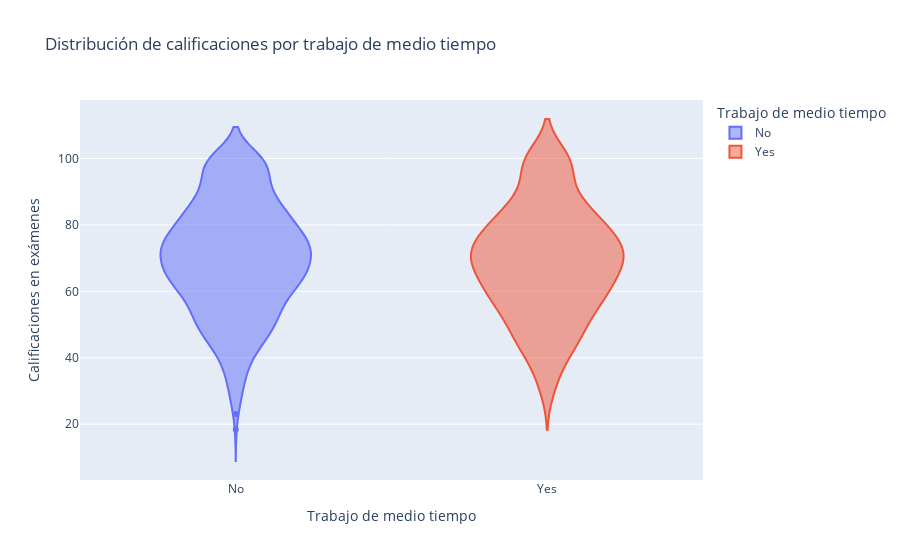

Notebook code cell kept with this figure:
### Markdown cell above
#### <b> Conclusiones: </b> el género tampoco es significativo a la hora de comparar las calificaciones en los examenes. De hecho vemos claramente en esta gráfica que se reparte prácticamente a partes iguales.

### Code cell
# Compara calificaciones por trabajo de medio tiempo

fig = px.violin(
    df,
    x='part_time_job',
    y='exam_score',
    color='part_time_job',
    title='Distribución de calificaciones por trabajo de medio tiempo',
    labels={'part_time_job': 'Trabajo de medio tiempo', 'exam_score': 'Calificaciones en exámenes'}
)

fig.show()

### Figure 1 — Plotly figure (JSON) as saved in the notebook; plotly's stock layout.template omitted (floating-point values rounded to 4 significant figures; data arrays with more than 128 entries replaced by an {"elided": "..."} marker saying what was removed)
{"data": [{"alignmentgroup": "True", "box": {"visible": false}, "hovertemplate": "Trabajo de medio tiempo=%{x}<br>Calificaciones en exámenes=%{y}<extra></extra>", "legendgroup": "No", "marker": {"color": "#636efa"}, "name": "No", "offsetgroup": "No", "orientation": "v", "scalegroup": "True", "showlegend": true, "type": "violin", "x": {"elided": "785 str values"}, "x0": " ", "xaxis": "x", "y": {"elided": "785 float values"}, "y0": " ", "yaxis": "y"}, {"alignmentgroup": "True", "box": {"visible": false}, "hovertemplate": "Trabajo de medio tiempo=%{x}<br>Calificaciones en exámenes=%{y}<extra></extra>", "legendgroup": "Yes", "marker": {"color": "#EF553B"}, "name": "Yes", "offsetgroup": "Yes", "orientation": "v", "scalegroup": "True", "showlegend": true, "type": "violin", "x": {"elided": "215 str values"}, "x0": " ", "xaxis": "x", "y": {"elided": "215 float values"}, "y0": " ", "yaxis": "y"}], "layout": {"legend": {"title": {"text": "Trabajo de medio tiempo"}, "tracegroupgap": 0}, "title": {"text": "Distribución de calificaciones por trabajo de medio tiempo"}, "violinmode": "overlay", "xaxis": {"anchor": "y", "categoryarray": ["No", "Yes"], "categoryorder": "array", "domain": [0, 1], "title": {"text": "Trabajo de medio tiempo"}}, "yaxis": {"anchor": "x", "domain": [0, 1], "title": {"text": "Calificaciones en exámenes"}}}}
